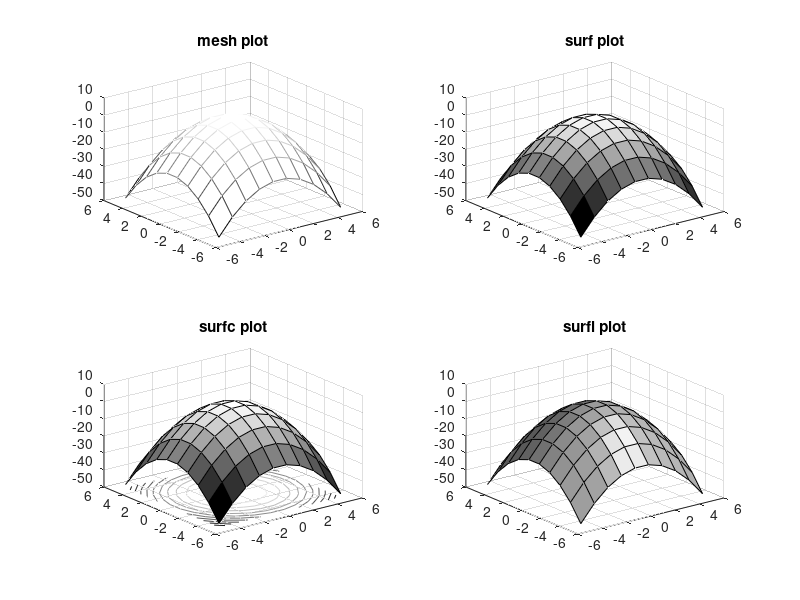

MATLAB code for this plot:
function demoSurfTypes(n)
% demoSurfTypes Different types of surface plots for z = 2 - x^2 - y^2
%
% Synopsis:  demoSurfTypes(n)
%
% Input:     n = (optional) number of grid lines in x and y directions
%                Default: n = 10
%
% Output:    Surface plot

if nargin<1,  n=10;  end

x = linspace(-5,5,n);
[XG,YG] = meshgrid(x,x);
Z = 2 - (XG.^2 + YG.^2);

subplot(2,2,1)
mesh(x,x,Z);     title('mesh plot');

subplot(2,2,2)
surf(x,x,Z);     title('surf plot');

subplot(2,2,3)
surfc(x,x,Z);    title('surfc plot');

subplot(2,2,4)
surfl(x,x,Z);    title('surfl plot');

colormap('gray');
